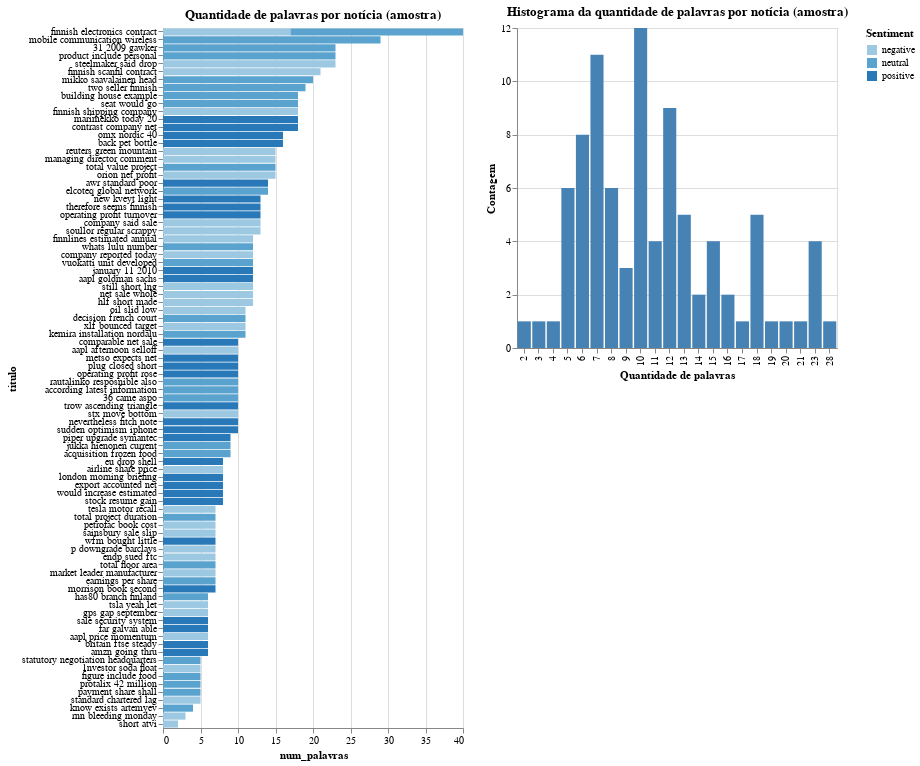

The code cell stored with this chart in its notebook:
### Code cell
# Amostragem de 10% dos dados
df_sample = df_balanceado.sample(frac=0.05, random_state=42)

pts = alt.selection(type="interval", encodings=["x"])

barras_de_linha = alt.Chart(df_sample).mark_bar().encode(
    x='num_palavras:Q',
    y=alt.Y('titulo:O', sort=alt.EncodingSortField(field="num_palavras", order='descending')),
    color='Sentiment:O',
    tooltip=['titulo', 'num_palavras', 'Sentence']
).transform_filter(
    pts
).properties(
    height=700,
    width=300,
    title='Quantidade de palavras por notícia (amostra)'
)

hist = alt.Chart(df_sample).mark_bar().encode(
    x=alt.X('hbin:N', title='Quantidade de palavras'),
    y=alt.Y('count()', title='Contagem'),
    tooltip=[alt.Tooltip('count():Q', title='Contagem de notícias'),
             alt.Tooltip('mbin:N', title='Quantidade de palavras')],
    color=alt.condition(pts, alt.value("steelblue"), alt.value("lightgray"))
).properties(
    height=320,
    width=320,
    title='Histograma da quantidade de palavras por notícia (amostra)'
).add_selection(pts)

hconcat = alt.hconcat(
    barras_de_linha,
    hist,
    data=df_sample
).transform_bin(
    "hbin",
    field="num_palavras",
    bin=alt.Bin(maxbins=50)
)

hconcat.save('1_tamanho_noticias_amostra.html')
hconcat

### Figure 1 — Vega-Lite specification as saved in the notebook (floating-point values rounded to 4 significant figures)
{"config": {"view": {"continuousWidth": 400, "continuousHeight": 300}}, "hconcat": [{"mark": "bar", "encoding": {"color": {"field": "Sentiment", "type": "ordinal"}, "tooltip": [{"field": "titulo", "type": "nominal"}, {"field": "num_palavras", "type": "quantitative"}, {"field": "Sentence", "type": "nominal"}], "x": {"field": "num_palavras", "type": "quantitative"}, "y": {"field": "titulo", "sort": {"field": "num_palavras", "order": "descending"}, "type": "ordinal"}}, "height": 700, "title": "Quantidade de palavras por notícia (amostra)", "transform": [{"filter": {"selection": "selector011"}}], "width": 300}, {"mark": "bar", "encoding": {"color": {"condition": {"value": "steelblue", "selection": "selector011"}, "value": "lightgray"}, "tooltip": [{"aggregate": "count", "title": "Contagem de notícias", "type": "quantitative"}, {"field": "mbin", "title": "Quantidade de palavras", "type": "nominal"}], "x": {"field": "hbin", "title": "Quantidade de palavras", "type": "nominal"}, "y": {"aggregate": "count", "title": "Contagem", "type": "quantitative"}}, "height": 320, "selection": {"selector011": {"type": "interval", "encodings": ["x"]}}, "title": "Histograma da quantidade de palavras por notícia (amostra)", "width": 320}], "data": {"name": "data-a2fd7f6b74672dc0b4a87c11c63eda2c"}, "transform": [{"bin": {"maxbins": 50}, "field": "num_palavras", "as": "hbin"}], "$schema": "https://vega.github.io/schema/vega-lite/v4.17.0.json", "datasets": {"data-a2fd7f6b74672dc0b4a87c11c63eda2c": [{"Sentence": ["has80", "branch", "finland", "annual", "revenue", "finland"], "Sentiment": "neutral", "titulo": "has80 branch finland", "num_palavras": 6}, {"Sentence": ["eu", "drop", "shell", "bp", "statoil", "ethanol", "benchmark", "investigation"], "Sentiment": "positive", "titulo": "eu drop shell", "num_palavras": 8}, {"Sentence": ["tsla", "yeah", "let", "go", "230s", "lol"], "Sentiment": "negative", "titulo": "tsla yeah let", "num_palavras": 6}, {"Sentence": ["tesla", "motor", "recall", "model", "x", "suv", "tsla"], "Sentiment": "negative", "titulo": "tesla motor recall", "num_palavras": 7}, {"Sentence": ["comparable", "net", "sale", "expected", "increase", "10", "2008", "line", "group", "target"], "Sentiment": "positive", "titulo": "comparable net sale", "num_palavras": 10}, {"Sentence": ["omx", "nordic", "40", "omxn40", "index", "comprising", "40", "traded", "nordic", "stock", "nasdaq", "omx", "exchange", "closed", "point", "wednesday"], "Sentiment": "positive", "titulo": "omx nordic 40", "num_palavras": 16}, {"Sentence": ["new", "kveyt", "light", "variety", "suomalainen", "pekoni", "marketed", "atrium", "brand", "name", "available", "consumer", "finland"], "Sentiment": "positive", "titulo": "new kveyt light", "num_palavras": 13}, {"Sentence": ["total", "project", "duration", "three", "year", "valued", "eur11"], "Sentiment": "neutral", "titulo": "total project duration", "num_palavras": 7}, {"Sentence": ["oil", "slid", "low", "opec", "kept", "oil", "production", "unchanged", "uso", "wti", "brent"], "Sentiment": "negative", "titulo": "oil slid low", "num_palavras": 11}, {"Sentence": ["aapl", "afternoon", "selloff", "usual", "brutal", "get", "ready", "lose", "ton", "money"], "Sentiment": "negative", "titulo": "aapl afternoon selloff", "num_palavras": 10}, {"Sentence": ["short", "atvi"], "Sentiment": "negative", "titulo": "short atvi", "num_palavras": 2}, {"Sentence": ["finnlines", "estimated", "annual", "general", "meeting", "2008", "financially", "tough", "year", "due", "large", "investment"], "Sentiment": "negative", "titulo": "finnlines estimated annual", "num_palavras": 12}, {"Sentence": ["petrofac", "book", "cost", "shetland", "gas", "terminal", "delay"], "Sentiment": "negative", "titulo": "petrofac book cost", "num_palavras": 7}, {"Sentence": ["sainsbury", "sale", "slip", "price", "pressure", "take", "toll"], "Sentiment": "negative", "titulo": "sainsbury sale slip", "num_palavras": 7}, {"Sentence": ["gps", "gap", "september", "comparable", "store", "sale"], "Sentiment": "negative", "titulo": "gps gap september", "num_palavras": 6}, {"Sentence": ["wfm", "bought", "little", "yesterday", "hoping", "earnings", "pop"], "Sentiment": "positive", "titulo": "wfm bought little", "num_palavras": 7}, {"Sentence": ["whats", "lulu", "number", "looked", "good", "great", "good", "think", "conference", "call", "instill", "confidence"], "Sentiment": "neutral", "titulo": "whats lulu number", "num_palavras": 12}, {"Sentence": ["airline", "share", "price", "closed", "slightly", "x20ac", "15us", "helsinki"], "Sentiment": "negative", "titulo": "airline share price", "num_palavras": 8}, {"Sentence": ["statutory", "negotiation", "headquarters", "part", "decrease"], "Sentiment": "neutral", "titulo": "statutory negotiation headquarters", "num_palavras": 5}, {"Sentence": ["london", "morning", "briefing", "hsbc", "standard", "chartered", "share", "rise"], "Sentiment": "positive", "titulo": "london morning briefing", "num_palavras": 8}, {"Sentence": ["mikko", "saavalainen", "head", "comptel", "global", "sale", "concludes", "gibtelecom", "provides", "perfect", "illustration", "variety", "business", "technical", "regulatory", "challenge", "operator", "facing", "os", "today"], "Sentiment": "neutral", "titulo": "mikko saavalainen head", "num_palavras": 20}, {"Sentence": ["building", "house", "example", "respecta", "oy", "jyvaskyla", "premise", "well", "company", "announced", "later", "say", "samuel", "koivisto", "director", "technopolis", "operation", "jyvaskyla"], "Sentiment": "neutral", "titulo": "building house example", "num_palavras": 18}, {"Sentence": ["metso", "expects", "net", "sale", "increase", "10", "2008", "comparable", "exchange", "rate"], "Sentiment": "positive", "titulo": "metso expects net", "num_palavras": 10}, {"Sentence": ["1nvestor", "soda", "float", "short", "lol"], "Sentiment": "negative", "titulo": "1nvestor soda float", "num_palavras": 5}, {"Sentence": ["mobile", "communication", "wireless", "broadband", "provider", "nokia", "inc", "nyse", "nok", "today", "set", "new", "financial", "target", "forecast", "nokia", "mobile", "device", "industry", "also", "nokia", "siemens", "network", "mobile", "fixed", "infrastructure", "related", "service", "market"], "Sentiment": "neutral", "titulo": "mobile communication wireless", "num_palavras": 29}, {"Sentence": ["figure", "include", "food", "export", "finland"], "Sentiment": "neutral", "titulo": "figure include food", "num_palavras": 5}, {"Sentence": ["company", "reported", "today", "operating", "loss", "eur0", "net", "sale", "eur4", "first", "quarter", "2008"], "Sentiment": "negative", "titulo": "company reported today", "num_palavras": 12}, {"Sentence": ["piper", "upgrade", "symantec", "improving", "renewal", "rate", "enterprise", "growth", "symc"], "Sentiment": "positive", "titulo": "piper upgrade symantec", "num_palavras": 9}, {"Sentence": ["plug", "closed", "short", "position", "small", "gain", "interested", "option", "expiring", "worthless"], "Sentiment": "positive", "titulo": "plug closed short", "num_palavras": 10}, {"Sentence": ["therefore", "seems", "finnish", "shipping", "company", "viking", "line", "get", "subsidy", "need", "order", "new", "vessel"], "Sentiment": "positive", "titulo": "therefore seems finnish", "num_palavras": 13}, {"Sentence": ["decision", "french", "court", "relates", "claim", "raised", "former", "aspocomp", "employee", "company", "said"], "Sentiment": "neutral", "titulo": "decision french court", "num_palavras": 11}, {"Sentence": ["p", "downgrade", "barclays", "rb", "government", "bailout", "fear"], "Sentiment": "negative", "titulo": "p downgrade barclays", "num_palavras": 7}, {"Sentence": ["reuters", "green", "mountain", "revenue", "miss", "share", "plunge", "gmcr", "print", "market", "foul", "mood", "bad", "day", "disappoint"], "Sentiment": "negative", "titulo": "reuters green mountain", "num_palavras": 15}, {"Sentence": ["endp", "sued", "ftc", "nobody", "buy", "hanging", "head"], "Sentiment": "negative", "titulo": "endp sued ftc", "num_palavras": 7}, {"Sentence": ["sale", "security", "system", "packaging", "increased", "slightly"], "Sentiment": "positive", "titulo": "sale security system", "num_palavras": 6}, {"Sentence": ["export", "accounted", "net", "sale", "representing", "time", "record", "company"], "Sentiment": "positive", "titulo": "export accounted net", "num_palavras": 8}, {"Sentence": ["vuokatti", "unit", "developed", "focus", "especially", "manufacture", "prototype", "new", "product", "demanding", "testing", "service"], "Sentiment": "neutral", "titulo": "vuokatti unit developed", "num_palavras": 12}, {"Sentence": ["operating", "profit", "turnover", "period", "increased", "respectively", "eur0", "eur29", "compared", "corresponding", "period", "year", "ago"], "Sentiment": "positive", "titulo": "operating profit turnover", "num_palavras": 13}, {"Sentence": ["finnish", "scanfil", "contract", "manufacturer", "system", "supplier", "communication", "industrial", "electronics", "report", "net", "sale", "eur", "mn", "first", "half", "2008", "eur", "mn", "year", "earlier"], "Sentiment": "negative", "titulo": "finnish scanfil contract", "num_palavras": 21}, {"Sentence": ["jukka", "hienonen", "current", "finnair", "ceo", "step", "end", "january", "2010"], "Sentiment": "neutral", "titulo": "jukka hienonen current", "num_palavras": 9}, {"Sentence": ["managing", "director", "comment", "net", "sale", "first", "quarter", "notably", "lower", "year", "especially", "finland", "russia", "baltic", "country"], "Sentiment": "negative", "titulo": "managing director comment", "num_palavras": 15}, {"Sentence": ["january", "11", "2010", "ephc", "board", "director", "approved", "increase", "quarterly", "dividend", "per", "share"], "Sentiment": "positive", "titulo": "january 11 2010", "num_palavras": 12}, {"Sentence": ["seat", "would", "go", "edgar", "edmonds", "american", "experience", "clothing", "retail", "industry", "christian", "fischer", "austrian", "experience", "winter", "sport", "good", "business"], "Sentiment": "neutral", "titulo": "seat would go", "num_palavras": 18}, {"Sentence": ["awr", "standard", "poor", "affirms", "credit", "rating", "american", "state", "water", "company", "golden", "state", "water", "company"], "Sentiment": "positive", "titulo": "awr standard poor", "num_palavras": 14}, {"Sentence": ["xlf", "bounced", "target", "buy", "area", "bought", "skf", "hedge", "watch", "50ma", "slope"], "Sentiment": "negative", "titulo": "xlf bounced target", "num_palavras": 11}, {"Sentence": ["company", "said", "sale", "three", "month", "end", "march", "slid", "eur86", "u", "eur91", "last", "year"], "Sentiment": "negative", "titulo": "company said sale", "num_palavras": 13}, {"Sentence": ["total", "floor", "area", "plant", "expansion", "square", "metre"], "Sentiment": "neutral", "titulo": "total floor area", "num_palavras": 7}, {"Sentence": ["aapl", "goldman", "sachs", "reiterates", "conviction", "buy", "apple", "155", "pt", "spy", "djia", "g"], "Sentiment": "positive", "titulo": "aapl goldman sachs", "num_palavras": 12}, {"Sentence": ["would", "increase", "estimated", "sale", "117", "million", "last", "year"], "Sentiment": "positive", "titulo": "would increase estimated", "num_palavras": 8}, {"Sentence": ["operating", "profit", "rose", "eur", "mn", "eur", "mn", "corresponding", "period", "2006"], "Sentiment": "positive", "titulo": "operating profit rose", "num_palavras": 10}, {"Sentence": ["protalix", "42", "million", "cash", "sale"], "Sentiment": "neutral", "titulo": "protalix 42 million", "num_palavras": 5}, {"Sentence": ["rautalinko", "resposnible", "also", "mobility", "service", "job", "division", "continued", "marek", "hintze"], "Sentiment": "neutral", "titulo": "rautalinko resposnible also", "num_palavras": 10}, {"Sentence": ["finnish", "electronics", "contract", "manufacturer", "scanfil", "report", "net", "sale", "eur", "mn", "second", "quarter", "2007", "eur", "mn", "year", "earlier"], "Sentiment": "negative", "titulo": "finnish electronics contract", "num_palavras": 17}, {"Sentence": ["payment", "share", "shall", "effected", "subscription"], "Sentiment": "neutral", "titulo": "payment share shall", "num_palavras": 5}, {"Sentence": ["total", "value", "project", "estimated", "mln", "euro", "mln", "service", "mln", "euro", "mln", "licence", "mln", "euro", "mln"], "Sentiment": "neutral", "titulo": "total value project", "num_palavras": 15}, {"Sentence": ["according", "latest", "information", "benefon", "launch", "twig", "device", "20", "september", "2006"], "Sentiment": "neutral", "titulo": "according latest information", "num_palavras": 10}, {"Sentence": ["36", "came", "aspo", "chemical", "39", "aspo", "shipping", "25", "aspo", "system"], "Sentiment": "neutral", "titulo": "36 came aspo", "num_palavras": 10}, {"Sentence": ["31", "2009", "gawker", "medium", "delivered", "newstex", "love", "fishing", "video", "game", "felt", "enough", "wackiness", "involved", "activision", "nasdaq", "atvi", "rapala", "fish", "might", "catch", "eye", "hook"], "Sentiment": "neutral", "titulo": "31 2009 gawker", "num_palavras": 23}, {"Sentence": ["finnish", "shipping", "company", "finnlines", "grimaldi", "group", "report", "net", "sale", "decreased", "eur", "mn", "2009", "eur", "mn", "corresponding", "period", "2008"], "Sentiment": "negative", "titulo": "finnish shipping company", "num_palavras": 18}, {"Sentence": ["orion", "net", "profit", "third", "quarter", "2007", "decreased", "mln", "euro", "mln", "mln", "euro", "mln", "year", "earlier"], "Sentiment": "negative", "titulo": "orion net profit", "num_palavras": 15}, {"Sentence": ["trow", "ascending", "triangle", "give", "bullish", "bias", "chart", "breakout", "84", "positive"], "Sentiment": "positive", "titulo": "trow ascending triangle", "num_palavras": 10}, {"Sentence": ["kemira", "installation", "nordalu", "producing", "ton", "liquid", "solid", "aluminum", "waste", "per", "year"], "Sentiment": "neutral", "titulo": "kemira installation nordalu", "num_palavras": 11}, {"Sentence": ["back", "pet", "bottle", "also", "steadily", "increased", "rate", "use", "strapping", "tape", "picked", "dip", "2005", "petcore", "said", "previously"], "Sentiment": "positive", "titulo": "back pet bottle", "num_palavras": 16}, {"Sentence": ["far", "galvan", "able", "avoid", "laying", "worker"], "Sentiment": "positive", "titulo": "far galvan able", "num_palavras": 6}, {"Sentence": ["know", "exists", "artemyev", "said"], "Sentiment": "neutral", "titulo": "know exists artemyev", "num_palavras": 4}, {"Sentence": ["still", "short", "lng", "area", "next", "stop", "could", "someone", "slammed", "hard", "shs", "follow"], "Sentiment": "negative", "titulo": "still short lng", "num_palavras": 12}, {"Sentence": ["finnish", "electronics", "contract", "maker", "incap", "oyj", "said", "january", "3", "2008", "sold", "manufacturing", "facility", "helsinki", "local", "real", "estate", "company", "sponda", "oyj", "mln", "euro", "mln"], "Sentiment": "neutral", "titulo": "finnish electronics contract", "num_palavras": 23}, {"Sentence": ["marimekko", "today", "20", "november", "signed", "license", "agreement", "swedish", "chain", "whereby", "marimekko", "license", "popular", "pattern", "1950s", "1960s", "1970s", "h"], "Sentiment": "positive", "titulo": "marimekko today 20", "num_palavras": 18}, {"Sentence": ["stock", "resume", "gain", "rally", "record", "crh", "tullow", "climb"], "Sentiment": "positive", "titulo": "stock resume gain", "num_palavras": 8}, {"Sentence": ["aapl", "price", "momentum", "weakening", "going", "close"], "Sentiment": "negative", "titulo": "aapl price momentum", "num_palavras": 6}, {"Sentence": ["stx", "move", "bottom", "still", "bear", "market", "datasecurity", "emc", "sndk", "wdc"], "Sentiment": "negative", "titulo": "stx move bottom", "num_palavras": 10}, {"Sentence": ["market", "leader", "manufacturer", "market", "share", "corresponding", "period"], "Sentiment": "negative", "titulo": "market leader manufacturer", "num_palavras": 7}, {"Sentence": ["rnn", "bleeding", "monday"], "Sentiment": "negative", "titulo": "rnn bleeding monday", "num_palavras": 3}, {"Sentence": ["nevertheless", "fitch", "note", "business", "fundamental", "three", "bank", "currently", "remain", "sound"], "Sentiment": "positive", "titulo": "nevertheless fitch note", "num_palavras": 10}, {"Sentence": ["two", "seller", "finnish", "national", "fund", "r", "sitra", "oras", "invest", "oy", "also", "sold", "half", "shareholding", "leaving", "pct", "pct", "company", "respectively"], "Sentiment": "neutral", "titulo": "two seller finnish", "num_palavras": 19}, {"Sentence": ["britain", "ftse", "steady", "supported", "dixons", "carphone"], "Sentiment": "positive", "titulo": "britain ftse steady", "num_palavras": 6}, {"Sentence": ["earnings", "per", "share", "eps", "amounted", "loss", "eur0"], "Sentiment": "neutral", "titulo": "earnings per share", "num_palavras": 7}, {"Sentence": ["standard", "chartered", "lag", "capital", "worry"], "Sentiment": "negative", "titulo": "standard chartered lag", "num_palavras": 5}, {"Sentence": ["elcoteq", "global", "network", "market", "service", "site", "long", "experience", "serving", "consumer", "electronics", "system", "solution", "customer"], "Sentiment": "neutral", "titulo": "elcoteq global network", "num_palavras": 14}, {"Sentence": ["acquisition", "frozen", "food", "fish", "sector", "long", "synergy", "tehtaat", "business"], "Sentiment": "neutral", "titulo": "acquisition frozen food", "num_palavras": 9}, {"Sentence": ["product", "include", "personal", "communication", "product", "mobile", "phone", "part", "home", "communication", "product", "box", "electronics", "flat", "panel", "tv", "well", "communication", "network", "product", "amplifier", "microwave", "system"], "Sentiment": "neutral", "titulo": "product include personal", "num_palavras": 23}, {"Sentence": ["steelmaker", "said", "drop", "profit", "explained", "continuing", "economic", "uncertainty", "mixed", "current", "drought", "bank", "lending", "resulting", "decline", "demand", "product", "customer", "find", "increasingly", "difficult", "fund", "operation"], "Sentiment": "negative", "titulo": "steelmaker said drop", "num_palavras": 23}, {"Sentence": ["contrast", "company", "net", "loss", "third", "quarter", "2009", "contracted", "eur", "76", "million", "eur", "256", "million", "corresponding", "period", "year", "ago"], "Sentiment": "positive", "titulo": "contrast company net", "num_palavras": 18}, {"Sentence": ["net", "sale", "whole", "fiscal", "year", "2008", "lower", "2007", "operating", "profit", "estimated", "negative"], "Sentiment": "negative", "titulo": "net sale whole", "num_palavras": 12}, {"Sentence": ["hlf", "short", "made", "killing", "last", "couple", "day", "might", "make", "cover", "buy", "back"], "Sentiment": "negative", "titulo": "hlf short made", "num_palavras": 12}, {"Sentence": ["soullor", "regular", "scrappy", "q", "swy", "usually", "present", "sale", "weak", "margin", "debt", "still", "way"], "Sentiment": "negative", "titulo": "soullor regular scrappy", "num_palavras": 13}, {"Sentence": ["morrison", "book", "second", "consecutive", "quarter", "sale", "growth"], "Sentiment": "positive", "titulo": "morrison book second", "num_palavras": 7}, {"Sentence": ["sudden", "optimism", "iphone", "sale", "bad", "expected", "give", "apple", "aapl", "lift"], "Sentiment": "positive", "titulo": "sudden optimism iphone", "num_palavras": 10}, {"Sentence": ["amzn", "going", "thru", "roof", "need", "sell"], "Sentiment": "positive", "titulo": "amzn going thru", "num_palavras": 6}]}}
